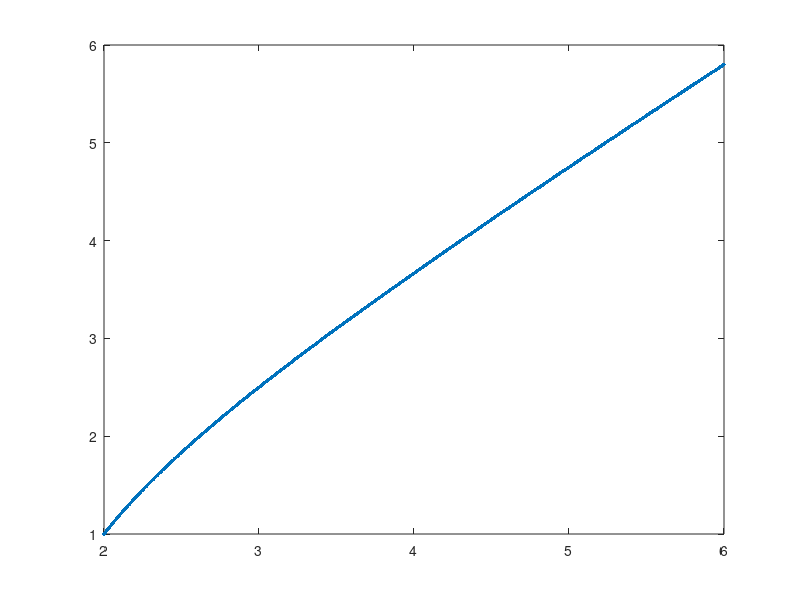

Reproduce this figure in MATLAB.
%% Euler's Method
clc

a=2;
b=6;
h=0.005;
N=(b-a)/h;
alpha=1;

f=@(t,y) 1+(t-y)^2;

t=a;
w=alpha;
x=[t];
y=[w];
fprintf('%f \t %f \n',t,w)

for i=1:N
    w=w+h*f(t,w);
    t=a+i*h;
    x(end+1)=t;
    y(end+1)=w;
    fprintf('%f \t %f \n',t,w)
end

plot(x,y, '.', 'markersize',8)